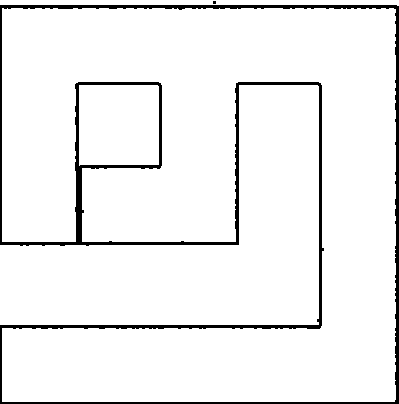
//> input picture cpp_version/add_direction/8/8.pgm, 399 x 404 px
$ ./map_generator   (built with g++ and OpenCV 4)
//> lines starting //> are read from the running program, lines starting //| are printed output that depends on the picture; after the words box and inside, x2 and y2 are one past the last pixel; in counts of white or black regions, pixels touching at a corner belong together
### cpp_version/add_direction/trace_skeleton.cpp
// trace_skeleton.cpp
// Trace skeletonization result into polylines
//
// Lingdong Huang 2020
// Bugfix applied: Corrected thinning loop termination logic.

#include <unistd.h>
#include <stdlib.h>
#include <stdio.h>
#include <string.h>
#include <stdarg.h>
#include <math.h>
#include <string>
#include <climits>
#include <algorithm> // 添加 algorithm 防止 std::copy 报错

//================================
// ENUMS
//================================
#define HORIZONTAL 1
#define VERTICAL 2

//================================
// PARAMS
//================================
#define CHUNK_SIZE 35           // the chunk size
#define SAVE_RECTS 1            // additionally save bounding rects of chunks (for visualization)
#define MAX_ITER 999            // maximum number of iterations


struct skeleton_tracer_t {
  //================================
  // GLOBALS
  //================================
  typedef unsigned char uchar;
  uchar* im; // the image
  int W;     // width
  int H;     // height

  skeleton_tracer_t(){
    im = NULL;
    rects.head = NULL;
    rects.tail = NULL;
  }

  //================================
  // DATASTRUCTURES
  //================================

  typedef struct _point_t {
    int x;
    int y;
    struct _point_t * next;
  } point_t;

  typedef struct _polyline_t {
    point_t* head;
    point_t* tail;
    struct _polyline_t* prev;
    struct _polyline_t* next;
    int size;
  } polyline_t;


  typedef struct _rect_t {
    int x;
    int y;
    int w;
    int h;
    struct _rect_t* next;
  } rect_t;

  struct _rects_t{
    rect_t* head;
    rect_t* tail;
  } rects;

  //================================
  // DATASTRUCTURE IMPLEMENTATION
  //================================

  polyline_t* new_polyline(){
    polyline_t* q0 = (polyline_t*)malloc(sizeof(polyline_t));
    q0->head = NULL;
    q0->tail = NULL;
    q0->prev = NULL;
    q0->next = NULL;
    q0->size = 0;
    return q0;
  }
  // [29 lines left out: functions print_polyline, print_polylines, not called in this run]
  void destroy_polylines(polyline_t* q){
    if (!q){
      return;
    }
    polyline_t* it = q;
    while(it){
      polyline_t* lt = it->next;
      point_t* jt = it->head;
      while(jt){
        point_t* kt = jt->next;
        free(jt);
        jt = kt;
      }
      free(it);
      it = lt;
    }
  }

  void reverse_polyline(polyline_t* q){
    if (!q || (q->size < 2)){
      return;
    }
    q->tail->next = q->head;
    point_t* it0 = q->head;
    point_t* it1 = it0->next;
    point_t* it2 = it1->next;
    int i; for (i = 0; i < q->size-1; i++){
        it1->next = it0;
        it0 = it1;
        it1 = it2;
        it2 = it2->next;
    }
    point_t* q_head = q->head;
    q->head = q->tail;
    q->tail = q_head;
    q->tail->next = NULL;
  }

  void cat_tail_polyline(polyline_t* q0, polyline_t* q1){
    if (!q1){
      return;
    }
    if (!q0){
      *q0 = *new_polyline();
    }
    if (!q0->head){
      q0->head = q1->head;
      q0->tail = q1->tail;
      return;
    }
    q0->tail->next = q1->head;
    q0->tail = q1->tail;
    q0->size += q1->size;
    q0->tail->next = NULL;
  }

  void cat_head_polyline(polyline_t* q0, polyline_t* q1){
    if (!q1){
      return;
    }
    if (!q0){
      *q0 = *new_polyline();
    }
    if (!q1->head){
      return;
    }
    if (!q0->head){
      q0->head = q1->head;
      q0->tail = q1->tail;
      return;
    }
    q1->tail->next = q0->head;
    q0->head = q1->head;
    q0->size += q1->size;
    q0->tail->next = NULL;
  }

  void add_point_to_polyline(polyline_t* q, int x, int y){
    point_t* p = (point_t*)malloc(sizeof(point_t));
    p->x = x;
    p->y = y;
    p->next = NULL;
    if (!q->head){
      q->head = p;
      q->tail = p;
    }else{
      q->tail->next = p;
      q->tail = p;
    }
    q->size++;
  }

  polyline_t* prepend_polyline(polyline_t* q0, polyline_t* q1){
    if (!q0){
      return q1;
    }
    q1->next = q0;
    q0->prev = q1;
    return q1;
  }

  // [20 lines left out: functions print_rects, destroy_rects, not called in this run]

  void add_rect(int x, int y, int w, int h){
    #if SAVE_RECTS
      rect_t* r = (rect_t*)malloc(sizeof(rect_t));
      r->x = x;
      r->y = y;
      r->w = w;
      r->h = h;
      r->next = NULL;
      if (!rects.head){
        rects.head = r;
        rects.tail = r;
      }else{
        rects.tail->next = r;
        rects.tail = r;
      }
    #endif
  }

  //================================
  // RASTER SKELETONIZATION
  //================================
  bool thinning_zs_iteration(int iter) {
    bool diff = false;
    for (int i = 1; i < H-1; i++){
      for (int j = 1; j < W-1; j++){
        int p2 = im[(i-1)*W+j]   & 1;
        int p3 = im[(i-1)*W+j+1] & 1;
        int p4 = im[(i)*W+j+1]   & 1;
        int p5 = im[(i+1)*W+j+1] & 1;
        int p6 = im[(i+1)*W+j]   & 1;
        int p7 = im[(i+1)*W+j-1] & 1;
        int p8 = im[(i)*W+j-1]   & 1;
        int p9 = im[(i-1)*W+j-1] & 1;

        int A  = (p2 == 0 && p3 == 1) + (p3 == 0 && p4 == 1) +
          (p4 == 0 && p5 == 1) + (p5 == 0 && p6 == 1) +
          (p6 == 0 && p7 == 1) + (p7 == 0 && p8 == 1) +
          (p8 == 0 && p9 == 1) + (p9 == 0 && p2 == 1);
        int B  = p2 + p3 + p4 + p5 + p6 + p7 + p8 + p9;
        int m1 = iter == 0 ? (p2 * p4 * p6) : (p2 * p4 * p8);
        int m2 = iter == 0 ? (p4 * p6 * p8) : (p2 * p6 * p8);
        if (A == 1 && (B >= 2 && B <= 6) && m1 == 0 && m2 == 0)
          im[i*W+j] |= 2;
      }
    }
    for (int i = 0; i < H*W; i++){
      int marker = im[i]>>1;
      int old = im[i]&1;
      im[i] = old & (!marker);
      if ((!diff) && (im[i] != old)){
        diff = true;
      }
    }
    return diff;
  };

  void thinning_zs(){
    bool diff;
    do {
      // 修复：必须确保每一步都执行，且只要任意一步改变了像素，就要继续循环
      bool diff0 = thinning_zs_iteration(0);
      bool diff1 = thinning_zs_iteration(1);
      diff = diff0 || diff1;
    } while (diff);
  }

  //================================
  // MAIN ALGORITHM
  //================================

  int not_empty(int x, int y, int w, int h){
    for (int i = y; i < y+h; i++){
      for (int j = x; j < x+w; j++){
        if (im[i*W+j]){
          return 1;
        }
      }
    }
    return 0;
  }

  int merge_impl(polyline_t* c0, polyline_t* c1i, int sx, int isv, int mode){
    int b0 = (mode >> 1 & 1)>0;
    int b1 = (mode >> 0 & 1)>0;
    polyline_t* c0j = NULL;
    int md = 4;

    point_t* p1 = b1 ? c1i->head : c1i->tail;

    if (abs((isv?(p1->y):(p1->x))-sx)>0){
      return 0;
    }

    polyline_t* it = c0;
    while (it){
      point_t* p0 = b0?(it->head):(it->tail);
      if (abs((isv?(p0->y):(p0->x))-sx)>1){
        it = it->next;
        continue;
      }
      int d = abs((isv?(p0->x):(p0->y)) - (isv?(p1->x):(p1->y)));
      if (d < md){
        c0j = it;
        md = d;
      }
      it = it->next;
    }

    if (c0j){
      if (b0 && b1){
        reverse_polyline(c1i);
        cat_head_polyline(c0j,c1i);
      }else if (!b0 && b1){
        cat_tail_polyline(c0j,c1i);
      }else if (b0 && !b1){
        cat_head_polyline(c0j,c1i);
      }else {
        reverse_polyline(c1i);
        cat_tail_polyline(c0j,c1i);
      }
      return 1;
    }
    return 0;
  }

  polyline_t* merge_frags(polyline_t* c0, polyline_t* c1, int sx, int dr){
    if (!c0){
      return c1;
    }
    if (!c1){
      return c0;
    }
    polyline_t* it = c1;
    while(it){
      polyline_t* tmp = it->next;
      if (dr == HORIZONTAL){
        if (merge_impl(c0,it,sx,0,1))goto rem;
        if (merge_impl(c0,it,sx,0,3))goto rem;
        if (merge_impl(c0,it,sx,0,0))goto rem;
        if (merge_impl(c0,it,sx,0,2))goto rem;
      }else{
        if (merge_impl(c0,it,sx,1,1))goto rem;
        if (merge_impl(c0,it,sx,1,3))goto rem;
        if (merge_impl(c0,it,sx,1,0))goto rem;
        if (merge_impl(c0,it,sx,1,2))goto rem;
      }
      goto next;
      rem:
      if (!it->prev){
        c1 = it->next;
        if (it->next){
          it->next->prev = NULL;
        }
      }else{
        it->prev->next = it->next;
        if (it->next){
          it->next->prev = it->prev;
        }
      }
      free(it);
      next:
      it = tmp;
    }
    it = c1;
    while(it){
      polyline_t* tmp = it->next;
      it->prev = NULL;
      it->next = NULL;
      c0 = prepend_polyline(c0,it);
      it = tmp;
    }
    return c0;
  }

  polyline_t* chunk_to_frags(int x, int y, int w, int h){
    polyline_t* frags = NULL;
    int fsize = 0;
    int on = 0;
    int li=-1, lj=-1;

    for (int k = 0; k < h+h+w+w-4; k++){
      int i, j;
      if (k < w){
        i = y+0; j = x+k;
      }else if (k < w+h-1){
        i = y+k-w+1; j = x+w-1;
      }else if (k < w+h+w-2){
        i = y+h-1; j = x+w-(k-w-h+3);
      }else{
        i = y+h-(k-w-h-w+4); j = x+0;
      }
      if (im[i*W+j]){
        if (!on){
          on = 1;
          polyline_t* f = new_polyline();
          add_point_to_polyline(f, j, i);
          add_point_to_polyline(f, x+w/2,y+h/2);
          frags = prepend_polyline(frags,f);
          fsize ++;
        }
      }else{
        if (on){
          frags->head->x = (frags->head->x+lj)/2;
          frags->head->y = (frags->head->y+li)/2;
          on = 0;
        }
      }
      li = i;
      lj = j;
    }
    if (fsize == 2){
      polyline_t* f = new_polyline();
      add_point_to_polyline(f,frags->head->x,frags->head->y);
      add_point_to_polyline(f,frags->next->head->x,frags->next->head->y);
      destroy_polylines(frags);
      frags = f;
    }else if (fsize > 2){
      int ms = 0;
      int mi = -1;
      int mj = -1;
      for (int i = y+1; i < y+h-1; i++){
        for (int j = x+1; j < x+w-1; j++){
          int s =
            (im[i*W-W+j-1]) + (im[i*W-W+j]) + (im[i*W-W+j-1+1])+
            (im[i*W+j-1]  ) +   (im[i*W+j]) +   (im[i*W+j+1]  )+
            (im[i*W+W+j-1]) + (im[i*W+W+j]) + (im[i*W+W+j+1]  );
          if (s > ms){
            mi = i;
            mj = j;
            ms = s;
          }else if (s == ms && abs(j-(x+w/2))+abs(i-(y+h/2)) < abs(mj-(x+w/2))+abs(mi-(y+h/2))){
            mi = i;
            mj = j;
            ms = s;
          }
        }
      }
      if (mi != -1){
        polyline_t* it = frags;
        while(it){
          it->tail->x = mj;
          it->tail->y = mi;
          it = it->next;
        }
      }
    }
    return frags;
  }

  polyline_t* trace_skeleton(int x, int y, int w, int h, int iter){
    polyline_t* frags = NULL;

    if (iter >= MAX_ITER){
      return frags;
    }
    if (w <= CHUNK_SIZE && h <= CHUNK_SIZE){
      frags = chunk_to_frags(x,y,w,h);
      return frags;
    }

    int ms = INT_MAX;
    int mi = -1;
    int mj = -1;

    if (h > CHUNK_SIZE){
      for (int i = y+3; i < y+h-3; i++){
        if (im[i*W+x] ||im[(i-1)*W+x] ||im[i*W+x+w-1] ||im[(i-1)*W+x+w-1]){
          continue;
        }
        int s = 0;
        for (int j = x; j < x+w; j++){
          s += im[i*W+j];
          s += im[(i-1)*W+j];
        }
        if (s < ms){
          ms = s; mi = i;
        }else if (s == ms && abs(i-(y+h/2))<abs(mi-(y+h/2))){
          ms = s; mi = i;
        }
      }
    }

    if (w > CHUNK_SIZE){
      for (int j = x+3; j < x+w-3; j++){
        if (im[W*y+j]||im[W*(y+h)-W+j]||im[W*y+j-1]||im[W*(y+h)-W+j-1]){
          continue;
        }
        int s = 0;
        for (int i = y; i < y+h; i++){
          s += im[i*W+j]?1:0;
          s += im[i*W+j-1]?1:0;
        }
        if (s < ms){
          ms = s;
          mi = -1;
          mj = j;
        }else if (s == ms && abs(j-(x+w/2))<abs(mj-(x+w/2))){
          ms = s;
          mi = -1;
          mj = j;
        }
      }
    }

    int L0=-1; int L1; int L2; int L3;
    int R0=-1; int R1; int R2; int R3;
    int dr = 0;
    int sx;
    if (h > CHUNK_SIZE && mi != -1){
      L0 = x; L1 = y;  L2 = w; L3 = mi-y;
      R0 = x; R1 = mi; R2 = w; R3 = y+h-mi;
      dr = VERTICAL;
      sx = mi;
    }else if (w > CHUNK_SIZE && mj != -1){
      L0 = x; L1 = y; L2 = mj-x; L3 = h;
      R0 = mj;R1 = y; R2 =x+w-mj;R3 = h;
      dr = HORIZONTAL;
      sx = mj;
    }

    if (dr!=0 && not_empty(L0,L1,L2,L3)){
      #if SAVE_RECTS
        add_rect(L0,L1,L2,L3);
      #endif
      frags = trace_skeleton(L0,L1,L2,L3,iter+1);
    }
    if (dr!=0 && not_empty(R0,R1,R2,R3)){
      #if SAVE_RECTS
        add_rect(R0,R1,R2,R3);
      #endif
      frags = merge_frags(frags, trace_skeleton(R0,R1,R2,R3,iter+1),sx,dr);
    }

    if (mi == -1 && mj == -1){
      frags = chunk_to_frags(x,y,w,h);
    }

    return frags;
  }

  // [6 lines left out: function destroy, not called in this run]

};

### cpp_version/add_direction/map_generator.cpp
#include <iostream>
#include <fstream>
#include <vector>
#include <set>
#include <map>
#include <algorithm>
#include <opencv2/opencv.hpp>
#include <nlohmann/json.hpp>

#include "trace_skeleton.cpp"

using json = nlohmann::json;

struct PointComp {
    bool operator() (const std::pair<int, int>& a, const std::pair<int, int>& b) const {
        if (a.first != b.first) return a.first < b.first;
        return a.second < b.second;
    }
};

struct MouseData {
    cv::Mat base_canvas;
    std::vector<std::pair<cv::Point, int>> node_info;
};

// [43 lines left out: function onMouse, not called in this run]

int main() {
    // --- 1. 配置路径 ---
    std::string img_path = "./8/8.pgm";
    std::string json_path = "./8/map_graph.json";

    const int PADDING = 40;

    cv::Mat src = cv::imread(img_path, cv::IMREAD_GRAYSCALE);
//> src: 404 rows x 399 cols, CV_8UC1; values 0 (black) and 254 (white), 94.4% white; 2 black regions (1 under 20 px), largest, box (x1, y1, x2, y2) and area: (0, 5, 399, 404) 8956
    if (src.empty()) {
        std::cerr << "错误：无法读取图片 " << img_path << std::endl;
        return -1;
    }

    cv::Mat bin;
    cv::threshold(src, bin, 200, 1, cv::THRESH_BINARY);

    cv::Mat padded_bin;
    cv::copyMakeBorder(bin, padded_bin, 1, 1, 1, 1, cv::BORDER_CONSTANT, cv::Scalar(0));
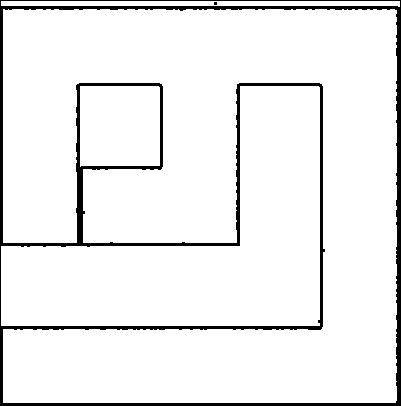
//> padded_bin: 406 rows x 401 cols, CV_8UC1; values 0 (black) and 1 (white), 93.5% white; 2 black regions (1 under 20 px), largest, box (x1, y1, x2, y2) and area: (0, 0, 401, 406) 10566

    skeleton_tracer_t* T = new skeleton_tracer_t();
    T->W = padded_bin.cols;
//> T->W = 401
    T->H = padded_bin.rows;
//> T->H = 406
    T->im = (unsigned char*)malloc(sizeof(unsigned char) * T->W * T->H);

    for (int r = 0; r < T->H; r++) {
        memcpy(T->im + r * T->W, padded_bin.ptr<uchar>(r), T->W);
    }

    std::cout << "正在提取骨架 (Skeletonization)..." << std::endl;
    T->thinning_zs();

    std::cout << "正在追踪拓扑图..." << std::endl;
    skeleton_tracer_t::polyline_t* polys = T->trace_skeleton(0, 0, T->W, T->H, 0);
//> the loop in trace_skeleton, `for (int i = y+3; i < y+h-3; i++)` made 400 passes
//> (s, ms) on passes 1 to 12: (391, 391), (391, 391), (8, 8), (5, 5), (0, 0), (0, 0), (0, 0), (0, 0), (0, 0), (0, 0), (0, 0), (0, 0)
//> s on passes 44 to 49: 312, 322, 13, 6, 6, 6
//> after the loop in trace_skeleton, `for (int i = y+3; i < y+h-3; i++)`: ms = 0; mi = 45
//> the loop in trace_skeleton, `for (int j = x+3; j < x+w-3; j++)` made 395 passes
//> s on passes 1 to 12: 1, 2, 2, 2, 2, 2, 2, 2, 2, 2, 2, 2
//> after the loop in trace_skeleton, `for (int j = x+3; j < x+w-3; j++)`: ms = 0; mi = 45; mj = -1
//> in trace_skeleton, `L2 = w`: L2 = 401
//> in trace_skeleton, `L3 = mi - y`: L3 = 45
//> in trace_skeleton, `R2 = w`: R2 = 401
//> in trace_skeleton, `R3 = y + h - mi`: R3 = 361
//> in trace_skeleton, `sx = mi;`: sx = 45
//> the loop in not_empty, `for (int i = y; i < y+h; i++)` made 2 passes
//> in add_rect, `r->w = w;`: r->w = 401
//> in add_rect, `r->h = h;`: r->h = 45
//> the loop in trace_skeleton (call 2), `for (int i = y+3; i < y+h-3; i++)` made 39 passes
//> s on passes 21 to 32: 0, 0, 0, 0, 0, 0, 0, 0, 0, 0, 0, 0
//> the loop in trace_skeleton (call 2), `for (int j = x+3; j < x+w-3; j++)` made 395 passes
//> the loop in not_empty (call 2), `for (int i = y; i < y+h; i++)` made 2 passes
//> the loop in merge_frags, `while(it)` made 1 pass
//> the loop in merge_frags (call 2), `while(it)` made 1 pass

    std::vector<std::pair<int, int>> nodes_list;
    std::set<std::pair<int, int>> edges_set;
    std::map<std::pair<int, int>, int, PointComp> node_to_idx;

    auto get_node_idx = [&](int x, int y) -> int {
        int real_x = std::max(0, x - 1);
        int real_y = std::max(0, y - 1);
        std::pair<int, int> pt = {real_x, real_y};
        if (node_to_idx.find(pt) == node_to_idx.end()) {
            node_to_idx[pt] = nodes_list.size();
            nodes_list.push_back(pt);
        }
        return node_to_idx[pt];
    };

    skeleton_tracer_t::polyline_t* it = polys;
    while(it) {
        skeleton_tracer_t::point_t* jt = it->head;
        while(jt && jt->next) {
            int idx1 = get_node_idx(jt->x, jt->y);
            int idx2 = get_node_idx(jt->next->x, jt->next->y);
            if (idx1 != idx2) {
                edges_set.insert({std::min(idx1, idx2), std::max(idx1, idx2)});
            }
            jt = jt->next;
        }
        it = it->next;
    }
//> this loop made 7 passes

//> (the run ends here: the program needs code that is not available in this run, at `json j_graph;`)
